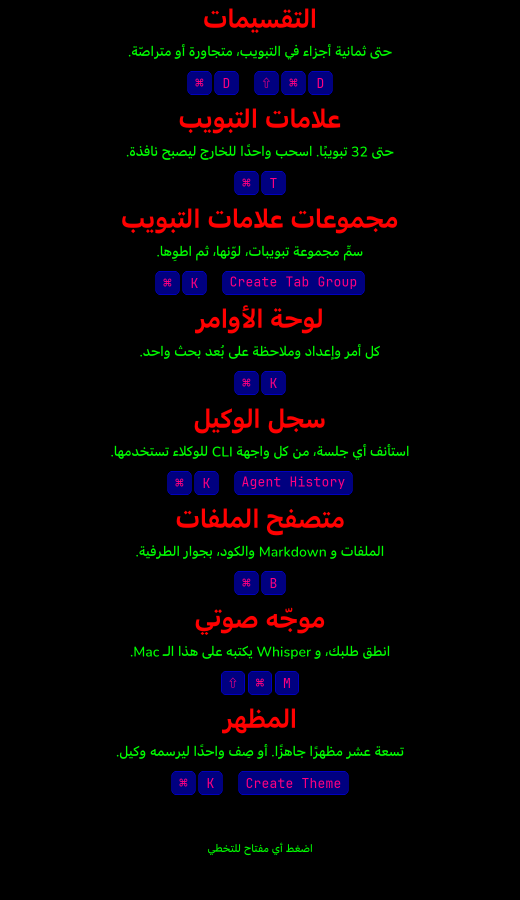
#> input picture assets/intro/captions-ar.png, 1040 x 1800 px, given in place of appicon.png, which was not available (shown at 1/2 size)
$ python gen_intro_assets.py ../assets/intro/captions-ar.png
#> lines starting #> are read from the running program, lines starting #| are printed output that depends on the picture; after the words box and inside, x2 and y2 are one past the last pixel; in counts of white or black regions, pixels touching at a corner belong together; pictures that were not available may be replaced by others from this repository, and a replacement may not be noted
#!/usr/bin/env python3
"""Derive the first-run intro's artwork masks, its captions and its geometry header.

    scripts/gen_intro_assets.py            # rewrite the outputs
    scripts/gen_intro_assets.py --check    # fail if a checked-in output is stale

Inputs
    assets/appicon.png                       the 1024 px master of the mark
    website/public/fonts/satoshi-700.woff2   the display face (headings)
    website/public/fonts/nunito-*.woff2      the body face
    website/src/data/routeMeta.js            the website's languages (checked, not
                                             read for text: the captions are below)

Outputs (all checked in; the app never reads the inputs)
    assets/intro/bunny-layers.png   RGB, three COVERAGE masks of the bunny
                                      R  silhouette (everything the mark covers)
                                      G  ink        (outline, legs, tail, face)
                                      B  face       (the `>` eye and the `_` mouth)
    assets/intro/captions-<lang>.png
                                    one per intro language: RGB, the
                                    feature captions and the skip hint, one cell
                                    each, stacked, at 2 px/pt
                                      R  primary ink   (titles, key legends)
                                      G  secondary ink (descriptions, the hint)
                                      B  key chips     (255 border, 128 body)
    src/intro/intro_geom.h          the boxes the shader and the layout need,
                                    and the list of languages

The captions' text is set by Core Text (scripts/intro_text_bake.m, built here
on the fly), so regenerating needs macOS and clang; the masks do not. Core Text
because one of the languages is Arabic and PIL cannot shape it — and because
for the scripts the display and body faces lack (they are Latin only) it falls
back to the system's faces.

Why masks and not the artwork: the mark is two flat colours on a plate, so
three coverages reproduce it exactly, and they let the intro draw the face on
its own (it opens on `>_` alone, before there is a bunny around it), recolour
it, and blur it for the glow by sampling a coarser mip. They also compress to a
fraction of the RGBA artwork, because a coverage mask is flat almost everywhere.

The captions are baked for the same reason the fonts in assets/fonts are all
monospace: the app ships no proportional face. A rendered line is an image, not
font software.
"""
import io
import os
import re
import subprocess
import sys
import tempfile

import numpy as np
from PIL import Image, ImageChops, ImageDraw, ImageFont
from scipy import ndimage as ndi

from gen_app_icon import FILL, INK, PLATE

ROOT = os.path.dirname(os.path.dirname(os.path.abspath(__file__)))
MASTER = os.path.join(ROOT, "assets", "appicon.png")
FONT = os.path.join(ROOT, "website", "public", "fonts", "satoshi-700.woff2")
FONT_BODY = os.path.join(ROOT, "website", "public", "fonts", "nunito-latin-var.woff2")
FONT_BODY_EXT = os.path.join(ROOT, "website", "public", "fonts", "nunito-latin-ext-var.woff2")
FONT_MONO = os.path.join(ROOT, "assets", "fonts", "JetBrainsMonoNerdFontMono-Regular.ttf")
SITE_LANGS = os.path.join(ROOT, "website", "src", "data", "routeMeta.js")
BAKER = os.path.join(ROOT, "scripts", "intro_text_bake.m")
OUT_BUNNY = os.path.join(ROOT, "assets", "intro", "bunny-layers.png")
OUT_CAPTIONS = os.path.join(ROOT, "assets", "intro", "captions-{lang}.png")
# Outputs this script removes when it finds them (and --check reports as
# stale): the single caption atlas without languages, and the "Liu" wordmark
# under the mark (the mark stands alone at the lock).
OUT_RETIRED = [os.path.join(ROOT, "assets", "intro", "captions.png"),
               os.path.join(ROOT, "assets", "intro", "wordmark.png")]
OUT_GEOM = os.path.join(ROOT, "src", "intro", "intro_geom.h")

# The three colours the master is made of live in gen_app_icon.py, which puts
# the master on its plate: unmixing against another plate than the one the
# master is on reads the whole plate as a little coverage.

MARGIN = 12          # empty border, so a clamped blurred sample fades to nothing
SNAP = 0.06          # coverage this close to 0 or 1 is codec noise, not an edge

# The features the tour presents, in order (src/intro/intro_tour.c's
# INTRO_FEATURE_*), and the chords under each: the app's DEFAULT bindings
# (src/core/keybind.c) spelled the way ui/keycap.h spells them — modifiers
# first, in HIG order — and they are the keys the tour really presses. A chip
# with a NAME in it is a palette command, typed as it is spelled: those stay in
# English in every language, because that is what the palette answers to.
CHORDS = [
    [["\u2318", "D"], ["\u21e7", "\u2318", "D"]],          # split panes
    [["\u2318", "T"]],                                      # tabs
    [["\u2318", "K"], ["Create Tab Group"]],                # tab groups
    [["\u2318", "K"]],                                      # command palette
    [["\u2318", "K"], ["Agent History"]],                   # agent history
    [["\u2318", "B"]],                                      # file browser
    [["\u21e7", "\u2318", "M"]],                            # voice prompt
    [["\u2318", "K"], ["Create Theme"]],                    # themes
]

# The intro's languages. main() checks them against the website's list
# (website/src/data/routeMeta.js), so a language added there fails here until
# it has captions. English first: it is what every other system language
# gets.
#
# This is the one place the app is not English-only: the intro's captions
# speak the reader's language. The feature names are the website's words for
# them (PAGE_LABEL in routeMeta.js), so the two agree.
LANGS = ["en", "tr", "zh", "ko", "es", "de", "it", "fr", "ja", "ar"]

# Per language: the eight titles, the eight lines under them, the skip hint.
TEXT = {
    "en": (
        ["Split panes", "Tabs", "Tab Groups", "Command Palette", "Agent History", "File Browser",
         "Voice Prompt", "Themes"],
        ["Up to eight panes in a tab, side by side or stacked.",
         "Up to 32 of them. Drag one out and it becomes a window.",
         "Name a set of tabs, give it a colour, fold it away.",
         "Every command, setting and note, one search away.",
         "Resume any session, from every agent CLI you use.",
         "Files, Markdown and code, open beside your terminal.",
         "Speak a prompt. Whisper types it, right on this Mac.",
         "Nineteen built in. Or describe one, and an agent paints it."],
        "press any key to skip"),
    "tr": (
        ["B\u00f6lmeler", "Sekmeler", "Sekme Gruplar\u0131", "Komut Paleti", "Ajan Ge\u00e7mi\u015fi",
         "Dosya Taray\u0131c\u0131", "Sesli Komut", "Temalar"],
        ["Bir sekmede sekize kadar panel; yan yana ya da alt alta.",
         "32 sekmeye kadar. Birini d\u0131\u015far\u0131 s\u00fcr\u00fckleyin, pencere olsun.",
         "Sekmeleri adland\u0131r\u0131n, renk verin, tek t\u0131kla katlay\u0131n.",
         "Her komut, ayar ve not tek bir arama uza\u011f\u0131n\u0131zda.",
         "Kulland\u0131\u011f\u0131n\u0131z her ajan CLI\u2019\u0131ndan oturumlar\u0131 s\u00fcrd\u00fcr\u00fcn.",
         "Dosyalar, Markdown ve kod; terminalinizin hemen yan\u0131nda.",
         "\u0130steminizi s\u00f6yleyin; Whisper bu Mac\u2019te yaz\u0131ya d\u00f6ker.",
         "On dokuz haz\u0131r tema. Ya da tarif edin, bir ajan boyas\u0131n."],
        "atlamak i\u00e7in bir tu\u015fa bas\u0131n"),
    "zh": (
        ["\u5206\u5c4f", "\u6807\u7b7e\u9875", "\u6807\u7b7e\u9875\u5206\u7ec4", "\u547d\u4ee4\u9762\u677f",
         "\u4ee3\u7406\u5386\u53f2\u8bb0\u5f55", "\u6587\u4ef6\u6d4f\u89c8\u5668", "\u8bed\u97f3\u63d0\u793a", "\u4e3b\u9898"],
        ["\u6bcf\u4e2a\u6807\u7b7e\u9875\u6700\u591a\u516b\u4e2a\u7a97\u683c\uff0c\u53ef\u5de6\u53f3\u6216\u4e0a\u4e0b\u6392\u5217\u3002",
         "\u6700\u591a 32 \u4e2a\u6807\u7b7e\u9875\u3002\u62d6\u51fa\u4e00\u4e2a\uff0c\u5b83\u5c31\u6210\u4e3a\u65b0\u7a97\u53e3\u3002",
         "\u4e3a\u4e00\u7ec4\u6807\u7b7e\u9875\u547d\u540d\u3001\u4e0a\u8272\uff0c\u4e00\u952e\u6298\u53e0\u3002",
         "\u6240\u6709\u547d\u4ee4\u3001\u8bbe\u7f6e\u548c\u7b14\u8bb0\uff0c\u4e00\u641c\u5373\u8fbe\u3002",
         "\u7ee7\u7eed\u4efb\u610f\u4f1a\u8bdd\uff0c\u6765\u81ea\u4f60\u4f7f\u7528\u7684\u6bcf\u4e2a\u4ee3\u7406 CLI\u3002",
         "\u6587\u4ef6\u3001Markdown \u4e0e\u4ee3\u7801\uff0c\u5c31\u5728\u7ec8\u7aef\u65c1\u6253\u5f00\u3002",
         "\u8bf4\u51fa\u63d0\u793a\u8bcd\uff0cWhisper \u5728\u672c\u673a\u4e3a\u4f60\u8f93\u5165\u3002",
         "\u5185\u7f6e\u5341\u4e5d\u6b3e\u4e3b\u9898\u3002\u6216\u63cf\u8ff0\u4e00\u6b3e\uff0c\u7531\u4ee3\u7406\u4e3a\u4f60\u7ed8\u5236\u3002"],
        "\u6309\u4efb\u610f\u952e\u8df3\u8fc7"),
    "ko": (
        ["\ubd84\ud560", "\ud0ed", "\ud0ed \uadf8\ub8f9", "\uba85\ub839 \ud314\ub808\ud2b8", "\uc5d0\uc774\uc804\ud2b8 \uae30\ub85d",
         "\ud30c\uc77c \ud0d0\uc0c9\uae30", "\uc74c\uc131 \ud504\ub86c\ud504\ud2b8", "\ud14c\ub9c8"],
        ["\ud0ed \ud558\ub098\uc5d0 \ucd5c\ub300 8\uac1c\uc758 \ucc3d\uc744 \uc88c\uc6b0 \ub610\ub294 \uc0c1\ud558\ub85c.",
         "\ucd5c\ub300 32\uac1c\uc758 \ud0ed. \ub04c\uc5b4\ub0b4\uba74 \uc0c8 \ucc3d\uc774 \ub429\ub2c8\ub2e4.",
         "\ud0ed\uc744 \ubb36\uc5b4 \uc774\ub984\uacfc \uc0c9\uc744 \uc815\ud558\uace0, \uc811\uc5b4 \ub450\uc138\uc694.",
         "\ubaa8\ub4e0 \uba85\ub839, \uc124\uc815, \ub178\ud2b8\ub97c \ud55c \ubc88\uc758 \uac80\uc0c9\uc73c\ub85c.",
         "\uc0ac\uc6a9\ud558\ub294 \ubaa8\ub4e0 \uc5d0\uc774\uc804\ud2b8 CLI\uc758 \uc138\uc158\uc744 \uc774\uc5b4\uc11c.",
         "\ud30c\uc77c, Markdown, \ucf54\ub4dc\ub97c \ud130\ubbf8\ub110 \ubc14\ub85c \uc606\uc5d0\uc11c.",
         "\ub9d0\ud558\uba74 Whisper\uac00 \uc774 Mac\uc5d0\uc11c \ubc14\ub85c \uc785\ub825\ud569\ub2c8\ub2e4.",
         "19\uac00\uc9c0 \uae30\ubcf8 \uc81c\uacf5. \uc124\uba85\ud558\uba74 \uc5d0\uc774\uc804\ud2b8\uac00 \uadf8\ub824 \uc90d\ub2c8\ub2e4."],
        "\uc544\ubb34 \ud0a4\ub098 \ub20c\ub7ec \uac74\ub108\ub6f0\uae30"),
    "es": (
        ["Divisiones", "Pesta\u00f1as", "Grupos de pesta\u00f1as", "Paleta de comandos", "Historial de agentes",
         "Explorador de archivos", "Prompt por voz", "Temas"],
        ["Hasta ocho paneles por pesta\u00f1a, en paralelo o apilados.",
         "Hasta 32 pesta\u00f1as. Arrastra una fuera y ser\u00e1 una ventana.",
         "Nombra un grupo de pesta\u00f1as, dale color y pli\u00e9galo.",
         "Cada comando, ajuste y nota, a una b\u00fasqueda de distancia.",
         "Reanuda cualquier sesi\u00f3n, de cada CLI de agente que uses.",
         "Archivos, Markdown y c\u00f3digo, abiertos junto a tu terminal.",
         "Dicta un prompt. Whisper lo escribe, en este mismo Mac.",
         "Diecinueve incluidos. O describe uno y un agente lo pinta."],
        "pulsa cualquier tecla para omitir"),
    "de": (
        ["Aufteilungen", "Tabs", "Tab-Gruppen", "Befehlspalette", "Agenten-Historie", "Dateibrowser",
         "Sprach-Prompt", "Themes"],
        ["Bis zu acht Bereiche pro Tab, neben- oder \u00fcbereinander.",
         "Bis zu 32 Tabs. Einen herausziehen, und er wird ein Fenster.",
         "Tabs benennen, einf\u00e4rben und zusammenklappen.",
         "Jeder Befehl, jede Einstellung, jede Notiz: eine Suche entfernt.",
         "Jede Sitzung fortsetzen, aus jeder genutzten Agent-CLI.",
         "Dateien, Markdown und Code, direkt neben dem Terminal.",
         "Prompt einsprechen. Whisper tippt ihn, direkt auf diesem Mac.",
         "Neunzehn eingebaut. Oder eins beschreiben, ein Agent malt es."],
        "beliebige Taste zum \u00dcberspringen"),
    "it": (
        ["Divisioni", "Schede", "Gruppi di schede", "Tavolozza comandi", "Cronologia agenti", "Browser file",
         "Prompt vocale", "Temi"],
        ["Fino a otto pannelli per scheda, affiancati o impilati.",
         "Fino a 32 schede. Trascinane una fuori e diventa una finestra.",
         "Dai un nome a un gruppo di schede, un colore, e ripiegalo.",
         "Ogni comando, impostazione e nota a una ricerca di distanza.",
         "Riprendi qualsiasi sessione, da ogni CLI di agenti che usi.",
         "File, Markdown e codice, aperti accanto al terminale.",
         "Detta un prompt. Whisper lo scrive, su questo Mac.",
         "Diciannove inclusi. O descrivine uno, e un agente lo dipinge."],
        "premi un tasto per saltare"),
    "fr": (
        ["Divisions", "Onglets", "Groupes d\u2019onglets", "Palette de commandes", "Historique des agents",
         "Explorateur de fichiers", "Prompt vocal", "Th\u00e8mes"],
        ["Jusqu\u2019\u00e0 huit volets par onglet, c\u00f4te \u00e0 c\u00f4te ou empil\u00e9s.",
         "Jusqu\u2019\u00e0 32 onglets. Faites-en glisser un : il devient une fen\u00eatre.",
         "Nommez un ensemble d\u2019onglets, colorez-le, repliez-le.",
         "Chaque commande, r\u00e9glage et note \u00e0 une recherche pr\u00e8s.",
         "Reprenez n\u2019importe quelle session, de chaque CLI d\u2019agent.",
         "Fichiers, Markdown et code, ouverts \u00e0 c\u00f4t\u00e9 du terminal.",
         "Dictez un prompt. Whisper le saisit, sur ce Mac.",
         "Dix-neuf int\u00e9gr\u00e9s. Ou d\u00e9crivez-en un, un agent le peint."],
        "appuyez sur une touche pour passer"),
    "ja": (
        ["\u5206\u5272", "\u30bf\u30d6", "\u30bf\u30d6\u30b0\u30eb\u30fc\u30d7", "\u30b3\u30de\u30f3\u30c9\u30d1\u30ec\u30c3\u30c8",
         "\u30a8\u30fc\u30b8\u30a7\u30f3\u30c8\u5c65\u6b74", "\u30d5\u30a1\u30a4\u30eb\u30d6\u30e9\u30a6\u30b6", "\u97f3\u58f0\u30d7\u30ed\u30f3\u30d7\u30c8", "\u30c6\u30fc\u30de"],
        ["1\u3064\u306e\u30bf\u30d6\u306b\u6700\u59278\u30da\u30a4\u30f3\u3002\u5de6\u53f3\u306b\u3082\u4e0a\u4e0b\u306b\u3082\u5206\u5272\u3002",
         "\u6700\u592732\u30bf\u30d6\u3002\u30c9\u30e9\u30c3\u30b0\u3067\u5916\u306b\u51fa\u305b\u3070\u3001\u30a6\u30a3\u30f3\u30c9\u30a6\u306b\u3002",
         "\u30bf\u30d6\u3092\u307e\u3068\u3081\u3066\u540d\u524d\u3068\u8272\u3092\u4ed8\u3051\u3001\u6298\u308a\u305f\u305f\u3081\u307e\u3059\u3002",
         "\u3059\u3079\u3066\u306e\u30b3\u30de\u30f3\u30c9\u3001\u8a2d\u5b9a\u3001\u30ce\u30fc\u30c8\u3092\u3001\u3072\u3068\u3064\u306e\u691c\u7d22\u3067\u3002",
         "\u3069\u306e\u30a8\u30fc\u30b8\u30a7\u30f3\u30c8CLI\u306e\u30bb\u30c3\u30b7\u30e7\u30f3\u3082\u3001\u3059\u3050\u306b\u518d\u958b\u3002",
         "\u30d5\u30a1\u30a4\u30eb\u3001Markdown\u3001\u30b3\u30fc\u30c9\u3092\u3001\u30bf\u30fc\u30df\u30ca\u30eb\u306e\u96a3\u3067\u3002",
         "\u8a71\u3059\u3060\u3051\u3002Whisper\u304c\u3053\u306eMac\u4e0a\u3067\u6587\u5b57\u306b\u3057\u307e\u3059\u3002",
         "19\u7a2e\u985e\u3092\u5185\u8535\u3002\u8aac\u660e\u3059\u308c\u3070\u3001\u30a8\u30fc\u30b8\u30a7\u30f3\u30c8\u304c\u4f5c\u308a\u307e\u3059\u3002"],
        "\u4efb\u610f\u306e\u30ad\u30fc\u3067\u30b9\u30ad\u30c3\u30d7"),
    "ar": (
        ["\u0627\u0644\u062a\u0642\u0633\u064a\u0645\u0627\u062a", "\u0639\u0644\u0627\u0645\u0627\u062a \u0627\u0644\u062a\u0628\u0648\u064a\u0628",
         "\u0645\u062c\u0645\u0648\u0639\u0627\u062a \u0639\u0644\u0627\u0645\u0627\u062a \u0627\u0644\u062a\u0628\u0648\u064a\u0628", "\u0644\u0648\u062d\u0629 \u0627\u0644\u0623\u0648\u0627\u0645\u0631",
         "\u0633\u062c\u0644 \u0627\u0644\u0648\u0643\u064a\u0644", "\u0645\u062a\u0635\u0641\u062d \u0627\u0644\u0645\u0644\u0641\u0627\u062a", "\u0645\u0648\u062c\u0651\u0647 \u0635\u0648\u062a\u064a",
         "\u0627\u0644\u0645\u0638\u0647\u0631"],
        ["\u062d\u062a\u0649 \u062b\u0645\u0627\u0646\u064a\u0629 \u0623\u062c\u0632\u0627\u0621 \u0641\u064a \u0627\u0644\u062a\u0628\u0648\u064a\u0628\u060c \u0645\u062a\u062c\u0627\u0648\u0631\u0629 \u0623\u0648 \u0645\u062a\u0631\u0627\u0635\u0651\u0629.",
         "\u062d\u062a\u0649 32 \u062a\u0628\u0648\u064a\u0628\u064b\u0627. \u0627\u0633\u062d\u0628 \u0648\u0627\u062d\u062f\u064b\u0627 \u0644\u0644\u062e\u0627\u0631\u062c \u0644\u064a\u0635\u0628\u062d \u0646\u0627\u0641\u0630\u0629.",
         "\u0633\u0645\u0651\u0650 \u0645\u062c\u0645\u0648\u0639\u0629 \u062a\u0628\u0648\u064a\u0628\u0627\u062a\u060c \u0644\u0648\u0651\u0646\u0647\u0627\u060c \u062b\u0645 \u0627\u0637\u0648\u0650\u0647\u0627.",
         "\u0643\u0644 \u0623\u0645\u0631 \u0648\u0625\u0639\u062f\u0627\u062f \u0648\u0645\u0644\u0627\u062d\u0638\u0629 \u0639\u0644\u0649 \u0628\u064f\u0639\u062f \u0628\u062d\u062b \u0648\u0627\u062d\u062f.",
         "\u0627\u0633\u062a\u0623\u0646\u0641 \u0623\u064a \u062c\u0644\u0633\u0629\u060c \u0645\u0646 \u0643\u0644 \u0648\u0627\u062c\u0647\u0629 CLI \u0644\u0644\u0648\u0643\u0644\u0627\u0621 \u062a\u0633\u062a\u062e\u062f\u0645\u0647\u0627.",
         "\u0627\u0644\u0645\u0644\u0641\u0627\u062a \u0648 Markdown \u0648\u0627\u0644\u0643\u0648\u062f\u060c \u0628\u062c\u0648\u0627\u0631 \u0627\u0644\u0637\u0631\u0641\u064a\u0629.",
         "\u0627\u0646\u0637\u0642 \u0637\u0644\u0628\u0643\u060c \u0648 Whisper \u064a\u0643\u062a\u0628\u0647 \u0639\u0644\u0649 \u0647\u0630\u0627 \u0627\u0644\u0640 Mac.",
         "\u062a\u0633\u0639\u0629 \u0639\u0634\u0631 \u0645\u0638\u0647\u0631\u064b\u0627 \u062c\u0627\u0647\u0632\u064b\u0627. \u0623\u0648 \u0635\u0650\u0641 \u0648\u0627\u062d\u062f\u064b\u0627 \u0644\u064a\u0631\u0633\u0645\u0647 \u0648\u0643\u064a\u0644."],
        "\u0627\u0636\u063a\u0637 \u0623\u064a \u0645\u0641\u062a\u0627\u062d \u0644\u0644\u062a\u062e\u0637\u064a"),
}

# The scripts the Latin-only display and body faces do not have: which
# system face stands in (the title's, the body's), and the tag Core Text is
# told — it decides which regional form a shared code point takes. Named
# faces are macOS's own.
SF_ARABIC = "/System/Library/Fonts/SFArabic.ttf"
SCRIPT_FACES = {
    "zh": ("name:PingFangSC-Semibold", "name:PingFangSC-Regular", "zh-Hans"),
    "ja": ("name:HiraginoSans-W6", "name:HiraginoSans-W4", "ja"),
    "ko": ("name:AppleSDGothicNeo-Bold", "name:AppleSDGothicNeo-Medium", "ko"),
    "ar": ((SF_ARABIC + "@700") if os.path.exists(SF_ARABIC) else "name:GeezaPro-Bold",
           (SF_ARABIC + "@500") if os.path.exists(SF_ARABIC) else "name:GeezaPro", "ar"),
}
CAPTION_SCALE = 2
CAPTION_W = 520      # points
CAPTION_H = 100


def unmix(rgb):
    """Each pixel as a mix of plate, fill and ink; returns (fill, ink) weights."""
    basis = np.stack([FILL - PLATE, INK - PLATE], axis=1)          # 3 x 2
    w = (rgb - PLATE) @ np.linalg.pinv(basis).T                     # H x W x 2
    w = np.clip(w, 0.0, 1.0)
    total = w.sum(-1, keepdims=True)
    w = np.where(total > 1.0, w / np.maximum(total, 1e-6), w)
    return w[..., 0], w[..., 1]


def build_bunny():
    rgb = np.asarray(Image.open(MASTER).convert("RGB")).astype(float)
    fill, ink = unmix(rgb)
#> in unmix, `total = w.sum(-1, keepdims=True)`:
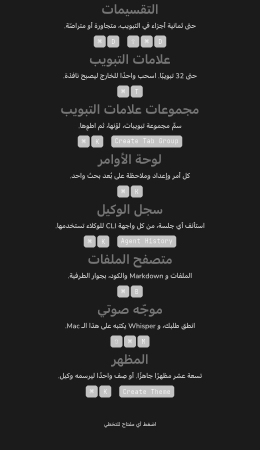
#> total: shape (1800, 1040, 1) float64 (shown at 1/4 size); min 0, max 1.3, mean 0.199; drawn with min black and max white
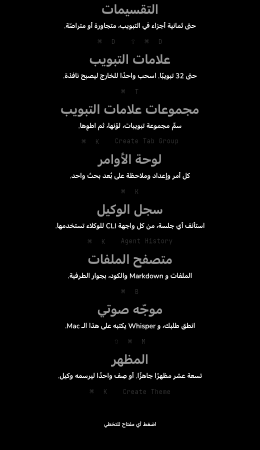
#> fill: shape (1800, 1040) float64 (shown at 1/4 size); min 0, max 1, mean 0.0266
    sil = np.clip(fill + ink, 0.0, 1.0)
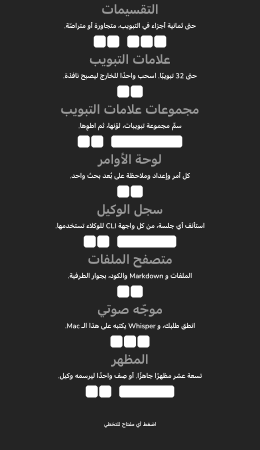
#> sil: shape (1800, 1040) float64 (shown at 1/4 size); min 0, max 1, mean 0.199

    # The plate is not perfectly flat (the master went through a lossy codec at
    # some point), so anything not attached to the mark is noise: keep only the
    # largest solid component, grown by a few pixels to hold its soft edge.
    solid = sil > 0.5
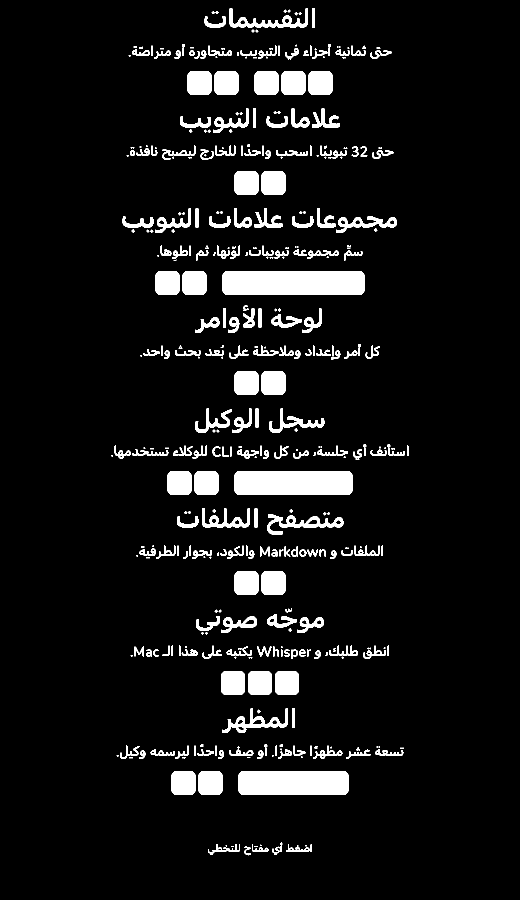
#> solid: shape (1800, 1040) bool (shown at 1/2 size); 7.4% white; 393 white regions (105 under 20 px), largest, box (x1, y1, x2, y2) and area: (445, 542, 729, 590) 13540, (469, 942, 705, 990) 11236, (477, 1542, 697, 1590) 10468
    labels, count = ndi.label(solid)
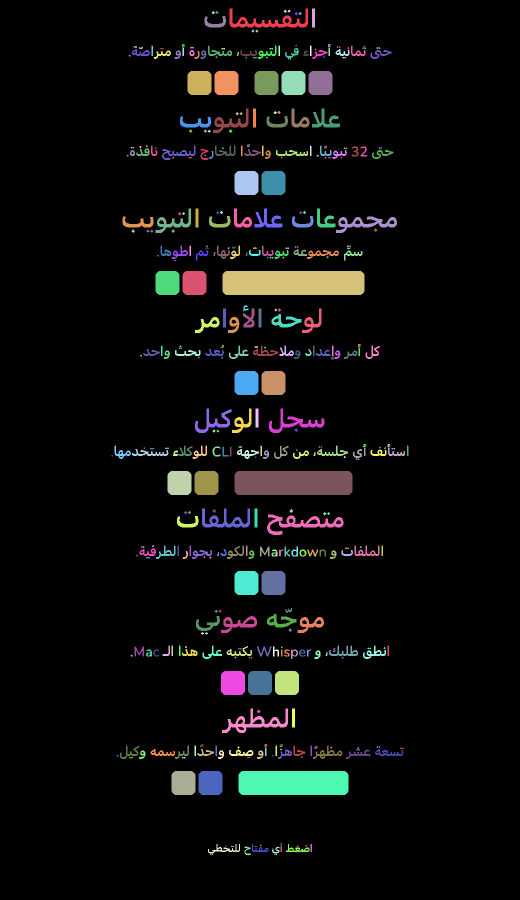
#> labels: shape (1800, 1040) int32 (shown at 1/2 size); 403 distinct labels, from 0 to 402; one colour per label, 0 black
#> count = 402
    if count == 0:
        raise SystemExit("no mark found in the master")
    sizes = ndi.sum(solid, labels, range(1, count + 1))
#> sizes = 402 values, max 13540 at index 166, min 4 at index 398, mean 343.6
    body = labels == (1 + int(np.argmax(sizes)))
    keep = ndi.binary_dilation(body, iterations=4)
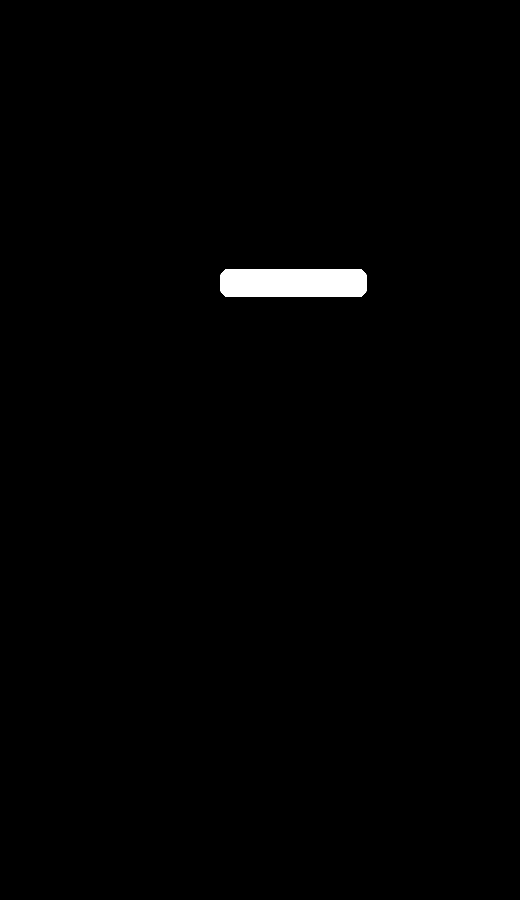
#> keep: shape (1800, 1040) bool (shown at 1/2 size); 0.86% white; 1 white region, box (x1, y1, x2, y2) and area: (441, 538, 733, 594) 16124
    sil = np.where(keep, sil, 0.0)
    ink = np.where(keep, np.minimum(ink, sil), 0.0)

    # The face: ink components that do not touch the outline. Exactly two are
    # expected, the `>` on the left and the `_` on the right.
    ink_solid = ink > 0.5
    labels, count = ndi.label(ink_solid)
#> count = 1
    sizes = ndi.sum(ink_solid, labels, range(1, count + 1))
#> sizes = [13540]
    order = np.argsort(-sizes)
#> order = [0]
    boxes = ndi.find_objects(labels)
#> boxes = 1 item
    parts = []
    for index in order[1:]:
        if sizes[index] < 400:
            continue
        parts.append((index + 1, boxes[index]))
#> this loop made 0 passes
#> after the loop, parts = []
    if len(parts) != 2:
#> (the run stopped early here; a loop or call above may not have finished)
